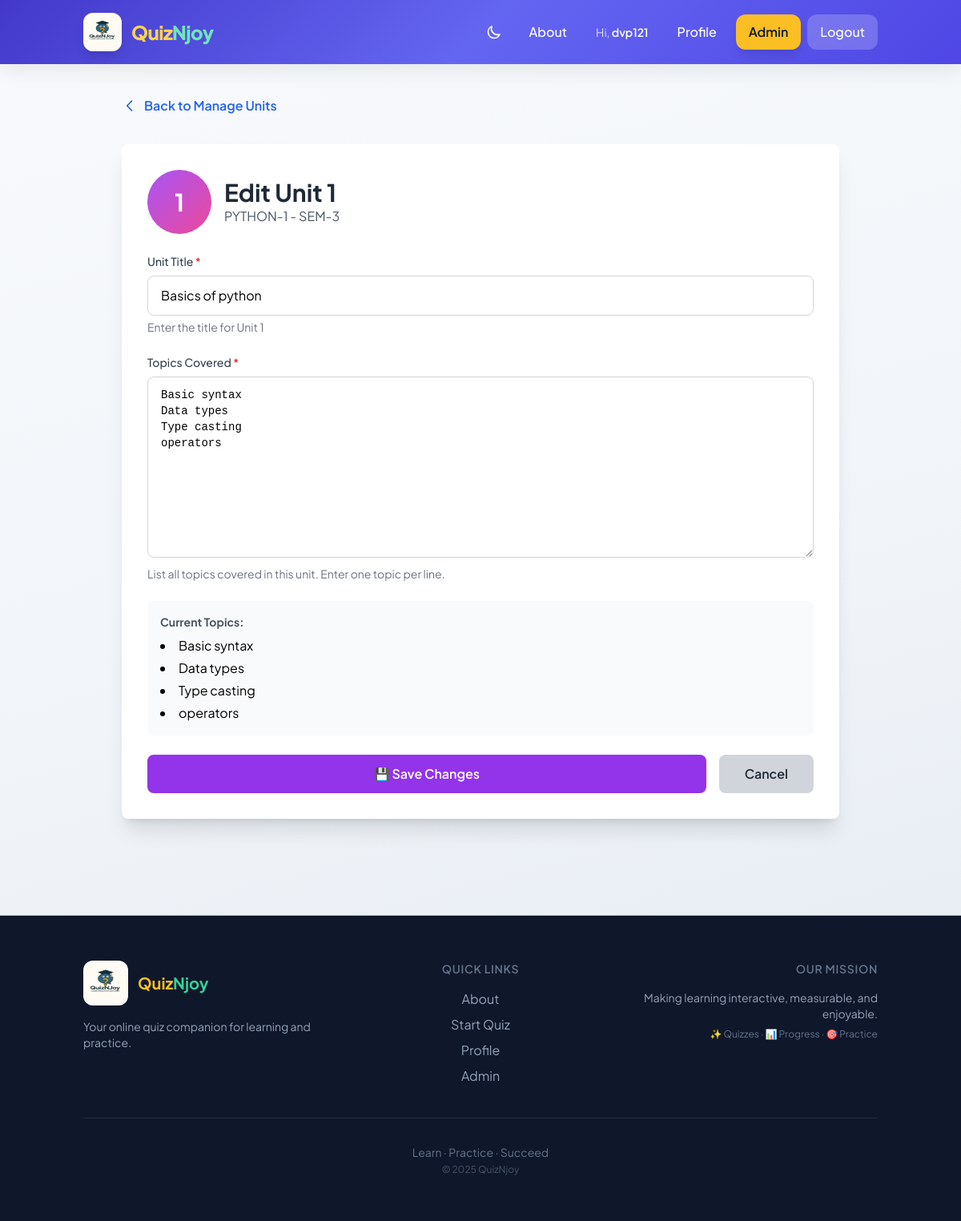
Page /semesters/admin/edit-unit/1/ (signed in) on the committed database.
### semesters/models.py (models this page shows, shortened)
class Unit(models.Model):
    subject = models.ForeignKey(Subject, on_delete=models.CASCADE, related_name='units')
    unit_number = models.IntegerField()
    title = models.CharField(max_length=200, blank=True, help_text="Unit title (e.g., 'Introduction to Programming')")
    description = models.TextField(blank=True, help_text="Brief description of the unit")
    topics = models.TextField(blank=True, help_text="List of topics covered in this unit (one per line or comma-separated)")
    syllabus_pdf = models.FileField(upload_to='syllabus_pdfs/', blank=True, null=True, help_text="Upload syllabus PDF for this subject")
    created_at = models.DateTimeField(auto_now_add=True)
    updated_at = models.DateTimeField(auto_now=True)
    def get_topics_list(self):
        if not self.topics:
            return []
        topics = self.topics.replace('\n', ',').split(',')
        return [topic.strip() for topic in topics if topic.strip()]
    class Meta:
        ordering = ['subject', 'unit_number']
        unique_together = ['subject', 'unit_number']

class Subject(models.Model):
    semester = models.ForeignKey(Semester, on_delete=models.CASCADE, related_name='subjects')
    name = models.CharField(max_length=200)
    code = models.CharField(max_length=20, blank=True)
    created_at = models.DateTimeField(auto_now_add=True)
    class Meta:
        ordering = ['semester', 'name']
        unique_together = ['semester', 'name']

class Semester(models.Model):
    name = models.CharField(max_length=100, unique=True)
    description = models.TextField(blank=True)
    created_at = models.DateTimeField(auto_now_add=True)
    class Meta:
        ordering = ['name']

### semesters/views.py (the view)
# urls.py: path('admin/edit-unit/<int:unit_id>/', views.edit_unit, name='edit_unit'),
@staff_member_required
def edit_unit(request, unit_id):
    unit = get_object_or_404(Unit, id=unit_id)
    if request.method == 'POST':
        unit.title = request.POST.get('title', '')
        unit.topics = request.POST.get('topics', '')
        unit.save()
        messages.success(request, f'Unit {unit.unit_number} saved successfully!')
        return redirect('semesters:manage_units', subject_id=unit.subject.id)
    return render(request, 'semesters/edit_unit.html', {'unit': unit})

### templates/semesters/edit_unit.html (shortened to what this page needs)
{% extends 'base.html' %}
{% block content %}
<div class="max-w-4xl mx-auto">
    <div class="mb-8">
        <a href="{% url 'semesters:manage_units' unit.subject.id %}" class="inline-flex items-center text-blue-600 hover:text-blue-800 font-semibold">
            <svg class="w-5 h-5 mr-2" fill="none" stroke="currentColor" viewBox="0 0 24 24">
                <path stroke-linecap="round" stroke-linejoin="round" stroke-width="2" d="M15 19l-7-7 7-7"/>
            </svg>
            Back to Manage Units
        </a>
    </div>
    <div class="bg-white rounded-lg shadow-xl p-8">
        <div class="flex items-center gap-4 mb-6">
            <div class="bg-gradient-to-br from-purple-500 to-pink-500 text-white w-20 h-20 rounded-full flex items-center justify-center text-3xl font-bold">
                {{ unit.unit_number }}
            </div>
            <div>
                <h1 class="text-3xl font-bold text-gray-800">Edit Unit {{ unit.unit_number }}</h1>
                <p class="text-gray-600">{{ unit.subject.name }} - {{ unit.subject.semester.name }}</p>
            </div>
        </div>
        <form method="post" class="space-y-6">
            <div>
                <label for="title" class="block text-sm font-medium text-gray-700 mb-2">
                    Unit Title <span class="text-red-600">*</span>
                </label>
                <input type="text" name="title" id="title" value="{{ unit.title }}"
                       placeholder="e.g., Introduction to Programming"
                       class="w-full px-4 py-3 border border-gray-300 rounded-lg focus:ring-2 focus:ring-purple-500 focus:border-transparent transition duration-200">
                <p class="text-sm text-gray-500 mt-1">Enter the title for Unit {{ unit.unit_number }}</p>
            </div>
            <div>
                <label for="topics" class="block text-sm font-medium text-gray-700 mb-2">
                    Topics Covered <span class="text-red-600">*</span>
                </label>
                <textarea name="topics" id="topics" rows="10"
                          placeholder="Enter topics, one per line:&#10;Topic 1&#10;Topic 2&#10;Topic 3&#10;..."
                          class="w-full px-4 py-3 border border-gray-300 rounded-lg focus:ring-2 focus:ring-purple-500 focus:border-transparent transition duration-200 font-mono text-sm">{{ unit.topics }}</textarea>
                <p class="text-sm text-gray-500 mt-1">
                    List all topics covered in this unit. Enter one topic per line.
                </p>
            </div>
            <div class="bg-gray-50 p-4 rounded-lg">
                <p class="text-sm text-gray-600">
                    <strong>Current Topics:</strong>
                    {% if unit.get_topics_list %}
                        <ul class="list-disc list-inside mt-2 space-y-1">
                            {% for topic in unit.get_topics_list %}
                            <li>{{ topic }}</li>
                            {% endfor %}
                        </ul>
                    {% else %}
                        <span class="text-gray-400">No topics added yet</span>
                    {% endif %}
                </p>
            </div>
            <div class="flex gap-4">
                <button type="submit" class="bg-purple-600 hover:bg-purple-700 text-white px-8 py-3 rounded-lg transition duration-300 font-semibold flex-1">
                    💾 Save Changes
                </button>
                <a href="{% url 'semesters:manage_units' unit.subject.id %}" class="bg-gray-300 hover:bg-gray-400 text-gray-800 px-8 py-3 rounded-lg transition duration-300 font-semibold">
                    Cancel
                </a>
            </div>
        </form>
    </div>
</div>
{% endblock %}

### templates/base.html (shortened to what this page needs)
<!DOCTYPE html>
<html lang="en" class="scroll-smooth">
<head>
    <script src="https://cdn.tailwindcss.com"></script>
    <link rel="stylesheet" href="https://cdn.jsdelivr.net/npm/katex@0.16.9/dist/katex.min.css">
</head>
<body class="dark:bg-slate-900 dark:text-slate-200">
    {% load static %}
    <nav class="nav-glass text-white sticky top-0 z-50 backdrop-blur-md">
        <div class="container mx-auto px-4">
            <div class="flex justify-between items-center py-3 md:py-4">
                <a href="{% url 'home' %}" class="flex items-center gap-2 md:gap-3 group">
                    <img src="{% static 'images/logo.png' %}" alt="QuizNJoy Logo" class="h-10 w-10 md:h-12 md:w-12 rounded-xl group-hover:scale-105 transition-transform duration-300 shadow-lg">
                    <span class="text-xl md:text-2xl font-extrabold tracking-tight">
                        <span class="text-amber-300">Quiz</span><span class="text-emerald-300">Njoy</span>
                    </span>
                </a>
                <div class="hidden md:flex items-center gap-2">
                    <button type="button" id="dark-mode-toggle" class="p-2.5 rounded-xl hover:bg-white/15 transition focus:outline-none focus:ring-2 focus:ring-white/50" aria-label="Toggle dark mode">
                        <svg id="icon-moon" class="w-5 h-5" fill="none" stroke="currentColor" viewBox="0 0 24 24"><path stroke-linecap="round" stroke-linejoin="round" stroke-width="2" d="M20.354 15.354A9 9 0 018.646 3.646 9.003 9.003 0 0012 21a9.003 9.003 0 008.354-5.646z"/></svg>
                    </button>
                    <a href="{% url 'quiz:about_us' %}" class="btn-nav px-4 py-2.5 rounded-xl font-medium">About</a>
                    {% if user.is_authenticated %}
                        <span class="px-3 py-2 text-sm text-white/80">Hi, <span class="font-semibold text-white">{{ user.username }}</span></span>
                        <a href="{% url 'accounts:profile' %}" class="btn-nav px-4 py-2.5 rounded-xl font-medium">Profile</a>
                        {% if user.is_staff %}
                            <a href="{% url 'semesters:admin_dashboard' %}" class="bg-amber-400 hover:bg-amber-500 text-gray-900 px-4 py-2.5 rounded-xl font-semibold transition shadow-lg">Admin</a>
                        {% endif %}
                        <a href="{% url 'accounts:logout' %}" class="bg-white/20 hover:bg-red-500/90 px-4 py-2.5 rounded-xl font-medium transition">Logout</a>
                    {% else %}
                        <a href="{% url 'accounts:login' %}" class="btn-nav px-4 py-2.5 rounded-xl font-medium">Login</a>
                        <a href="{% url 'accounts:signup' %}" class="bg-emerald-400 hover:bg-emerald-500 text-gray-900 px-4 py-2.5 rounded-xl font-semibold transition shadow-lg">Sign Up</a>
                    {% endif %}
                </div>
            </div>
        </div>
    </nav>
    <main class="container mx-auto px-3 sm:px-4 py-6 md:py-10">
        {% block content %}
        {% endblock %}
    </main>
    <footer class="mt-12 md:mt-20 border-t border-slate-200/80 dark:border-slate-700 bg-slate-900 text-slate-300 dark:bg-slate-950">
        <div class="container mx-auto px-4 py-10 md:py-14">
            <div class="grid grid-cols-1 md:grid-cols-3 gap-10 md:gap-12 mb-10">
                <div class="text-center md:text-left">
                    <div class="flex items-center justify-center md:justify-start gap-3 mb-4">
                        <img src="{% static 'images/logo.png' %}" alt="Logo" class="h-14 w-14 rounded-xl">
                        <span class="text-xl font-bold text-white"><span class="text-amber-400">Quiz</span><span class="text-emerald-400">Njoy</span></span>
                    </div>
                    <p class="text-slate-400 text-sm">Your online quiz companion for learning and practice.</p>
                </div>
                <div class="text-center">
                    <h4 class="text-sm font-semibold uppercase tracking-wider text-slate-500 mb-4">Quick Links</h4>
                    <div class="space-y-2">
                        <a href="{% url 'quiz:about_us' %}" class="block text-slate-400 hover:text-white transition">About</a>
                        {% if user.is_authenticated %}
                            <a href="{% url 'quiz:select_semester' %}" class="block text-slate-400 hover:text-white transition">Start Quiz</a>
                            <a href="{% url 'accounts:profile' %}" class="block text-slate-400 hover:text-white transition">Profile</a>
                            {% if user.is_staff %}
                                <a href="{% url 'semesters:admin_dashboard' %}" class="block text-slate-400 hover:text-white transition">Admin</a>
                            {% endif %}
                        {% else %}
                            <a href="{% url 'accounts:login' %}" class="block text-slate-400 hover:text-white transition">Login</a>
                            <a href="{% url 'accounts:signup' %}" class="block text-slate-400 hover:text-white transition">Sign Up</a>
                        {% endif %}
                    </div>
                </div>
                <div class="text-center md:text-right">
                    <h4 class="text-sm font-semibold uppercase tracking-wider text-slate-500 mb-4">Our Mission</h4>
                    <p class="text-slate-400 text-sm">Making learning interactive, measurable, and enjoyable.</p>
                    <p class="mt-2 text-slate-500 text-xs">✨ Quizzes · 📊 Progress · 🎯 Practice</p>
                </div>
            </div>
            <div class="pt-8 border-t border-slate-700/50 text-center">
                <p class="text-slate-500 text-sm">Learn · Practice · Succeed</p>
                <p class="text-slate-600 text-xs mt-1">© 2025 QuizNjoy</p>
            </div>
        </div>
    </footer>
</body>
</html>

### templates/base.html (style rules this page uses)
:root { --color-primary: 99 102 241; --color-primary-dark: 79 70 229; --color-accent: 16 185 129; --color-surface: 248 250 252; --color-card: 255 255 255; --shadow-soft: 0 4px 6px -1px rgb(0 0 0 / 0.05), 0 2px 4px -2px rgb(0 0 0 / 0.05); --shadow-card: 0 10px 15px -3px rgb(0 0 0 / 0.06), 0 4px 6px -4px rgb(0 0 0 / 0.04); --shadow-card-hover: 0 25px 50px -12px rgb(0 0 0 / 0.15); --radius-xl: 1rem; --radius-2xl: 1.5rem; }
body { font-family: 'Plus Jakarta Sans', system-ui, sans-serif; -webkit-font-smoothing: antialiased; -moz-osx-font-smoothing: grayscale; background: linear-gradient(165deg, #f8fafc 0%, #f1f5f9 50%, #e2e8f0 100%); min-height: 100vh; }
.nav-glass { background: linear-gradient(135deg, rgb(67 56 202) 0%, rgb(99 102 241) 50%, rgb(79 70 229) 100%); box-shadow: 0 4px 30px rgba(0,0,0,0.1); }
.btn-nav { transition: all 0.2s ease; }
html { scroll-behavior: smooth; }

### rows in the picture
Unit: unit_number "1", subject.name "PYTHON-1", subject.semester.name "SEM-3", title "Basics of python", topics "Basic syntax Data types Type casting operators"

### other values in the picture
{{ user.username }} "dvp121"
{{ topic }} "Basic syntax" "Data types" "Type casting" "operators"
